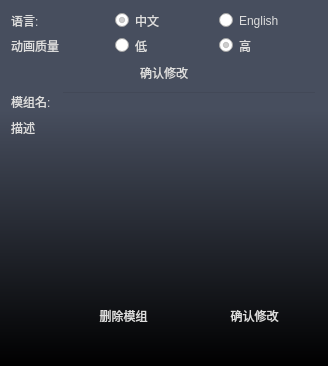
<?xml version="1.0" encoding="UTF-8"?>
<ui version="4.0">
 <class>SettingPage</class>
 <widget class="QDialog" name="SettingPage">
  <property name="geometry">
   <rect>
    <x>0</x>
    <y>0</y>
    <width>328</width>
    <height>366</height>
   </rect>
  </property>
  <property name="windowTitle">
   <string>SettingPage</string>
  </property>
  <property name="styleSheet">
   <string notr="true">#SettingPage{background: qlineargradient(x1:1,y1:1,x2:1,y2:0,stop:0 #000000, stop:0.7 #474e5e);}
QWidget{color:#dddddd}

QPushButton{border-radius: 3px;border:0px solid #474e5e;background-color:transparent;color:#DDDDDD;height:24;}
QPushButton:hover{background: qlineargradient(x1:1,y1:1,x2:1,y2:0,stop:0 #f4716e, stop:0.5 transparent);}
QPushButton:pressed{background: qlineargradient(x1:1,y1:1,x2:1,y2:0,stop:0 #42f875, stop:0.5 transparent);}
QPushButton::disabled{background-color:#7d7d7d;}

QRadioButton::indicator{color:#dddddd;}
QRadioButton{color: #dddddd;}
QRadioButton::checked{color: #dddddd;}
QRadioButton::unchecked{color: #dddddd;}
QLineEdit{background-color:transparent;}
QTextEdit{background-color:transparent;}</string>
  </property>
  <layout class="QVBoxLayout" name="verticalLayout">
   <item>
    <widget class="QWidget" name="widget_main_setting" native="true">
     <layout class="QGridLayout" name="gridLayout">
      <property name="leftMargin">
       <number>0</number>
      </property>
      <property name="topMargin">
       <number>0</number>
      </property>
      <property name="rightMargin">
       <number>0</number>
      </property>
      <property name="bottomMargin">
       <number>0</number>
      </property>
      <item row="0" column="0">
       <widget class="QWidget" name="widget_language_set" native="true">
        <layout class="QHBoxLayout" name="horizontalLayout">
         <property name="leftMargin">
          <number>0</number>
         </property>
         <property name="topMargin">
          <number>0</number>
         </property>
         <property name="rightMargin">
          <number>0</number>
         </property>
         <property name="bottomMargin">
          <number>0</number>
         </property>
         <item>
          <widget class="QLabel" name="label">
           <property name="text">
            <string>语言:</string>
           </property>
          </widget>
         </item>
         <item>
          <widget class="QRadioButton" name="radioButton_ch">
           <property name="focusPolicy">
            <enum>Qt::ClickFocus</enum>
           </property>
           <property name="text">
            <string>中文</string>
           </property>
           <property name="checkable">
            <bool>true</bool>
           </property>
           <property name="checked">
            <bool>true</bool>
           </property>
           <property name="autoExclusive">
            <bool>true</bool>
           </property>
          </widget>
         </item>
         <item>
          <widget class="QRadioButton" name="radioButton_en">
           <property name="focusPolicy">
            <enum>Qt::ClickFocus</enum>
           </property>
           <property name="text">
            <string>English</string>
           </property>
          </widget>
         </item>
        </layout>
       </widget>
      </item>
      <item row="1" column="0">
       <widget class="QWidget" name="widget_animation_set" native="true">
        <layout class="QHBoxLayout" name="horizontalLayout_2">
         <property name="leftMargin">
          <number>0</number>
         </property>
         <property name="topMargin">
          <number>0</number>
         </property>
         <property name="rightMargin">
          <number>0</number>
         </property>
         <property name="bottomMargin">
          <number>0</number>
         </property>
         <item>
          <widget class="QLabel" name="label_4">
           <property name="text">
            <string>动画质量</string>
           </property>
          </widget>
         </item>
         <item>
          <widget class="QRadioButton" name="radioButton_ani_low">
           <property name="focusPolicy">
            <enum>Qt::ClickFocus</enum>
           </property>
           <property name="text">
            <string>低</string>
           </property>
          </widget>
         </item>
         <item>
          <widget class="QRadioButton" name="radioButton_ani_height">
           <property name="focusPolicy">
            <enum>Qt::ClickFocus</enum>
           </property>
           <property name="text">
            <string>高</string>
           </property>
           <property name="checked">
            <bool>true</bool>
           </property>
          </widget>
         </item>
        </layout>
       </widget>
      </item>
      <item row="2" column="0">
       <widget class="QPushButton" name="pushButton_main_confirm">
        <property name="focusPolicy">
         <enum>Qt::ClickFocus</enum>
        </property>
        <property name="text">
         <string>确认修改</string>
        </property>
       </widget>
      </item>
     </layout>
    </widget>
   </item>
   <item>
    <widget class="QWidget" name="widget_module_stting" native="true">
     <property name="minimumSize">
      <size>
       <width>100</width>
       <height>100</height>
      </size>
     </property>
     <layout class="QGridLayout" name="gridLayout_2">
      <property name="leftMargin">
       <number>0</number>
      </property>
      <property name="topMargin">
       <number>0</number>
      </property>
      <property name="rightMargin">
       <number>0</number>
      </property>
      <property name="bottomMargin">
       <number>0</number>
      </property>
      <item row="0" column="0">
       <widget class="QLabel" name="label_2">
        <property name="text">
         <string>模组名: </string>
        </property>
       </widget>
      </item>
      <item row="1" column="0">
       <widget class="QLabel" name="label_3">
        <property name="text">
         <string>描述</string>
        </property>
        <property name="alignment">
         <set>Qt::AlignLeading|Qt::AlignLeft|Qt::AlignTop</set>
        </property>
       </widget>
      </item>
      <item row="2" column="2">
       <widget class="QPushButton" name="pushButton_module_confirm">
        <property name="focusPolicy">
         <enum>Qt::ClickFocus</enum>
        </property>
        <property name="text">
         <string>确认修改</string>
        </property>
       </widget>
      </item>
      <item row="1" column="1" colspan="2">
       <widget class="QTextEdit" name="textEdit_mdule_describe">
        <property name="focusPolicy">
         <enum>Qt::ClickFocus</enum>
        </property>
       </widget>
      </item>
      <item row="0" column="1" colspan="2">
       <widget class="QLineEdit" name="lineEdit_module_name">
        <property name="focusPolicy">
         <enum>Qt::ClickFocus</enum>
        </property>
       </widget>
      </item>
      <item row="2" column="1">
       <widget class="QPushButton" name="pushButton_module_delete">
        <property name="focusPolicy">
         <enum>Qt::ClickFocus</enum>
        </property>
        <property name="text">
         <string>删除模组</string>
        </property>
       </widget>
      </item>
     </layout>
    </widget>
   </item>
   <item>
    <spacer name="verticalSpacer">
     <property name="orientation">
      <enum>Qt::Vertical</enum>
     </property>
     <property name="sizeHint" stdset="0">
      <size>
       <width>20</width>
       <height>40</height>
      </size>
     </property>
    </spacer>
   </item>
  </layout>
 </widget>
 <resources/>
 <connections/>
</ui>
